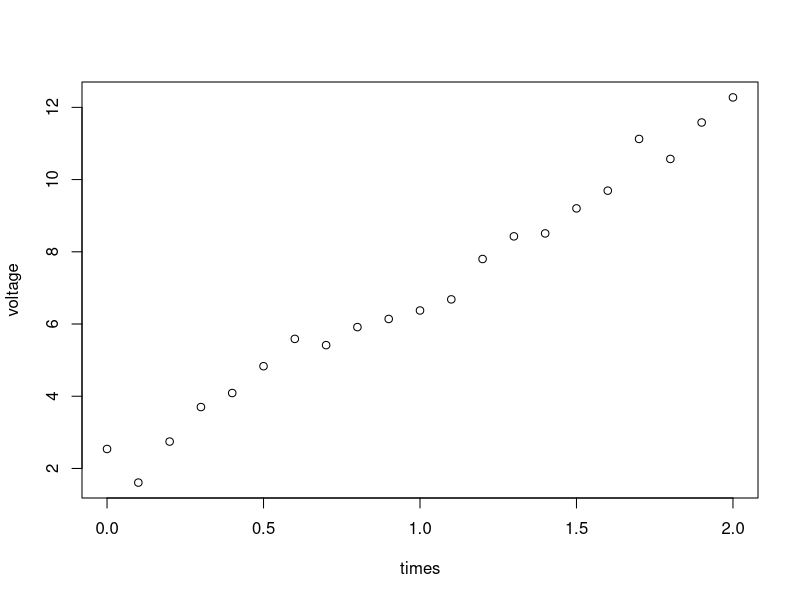
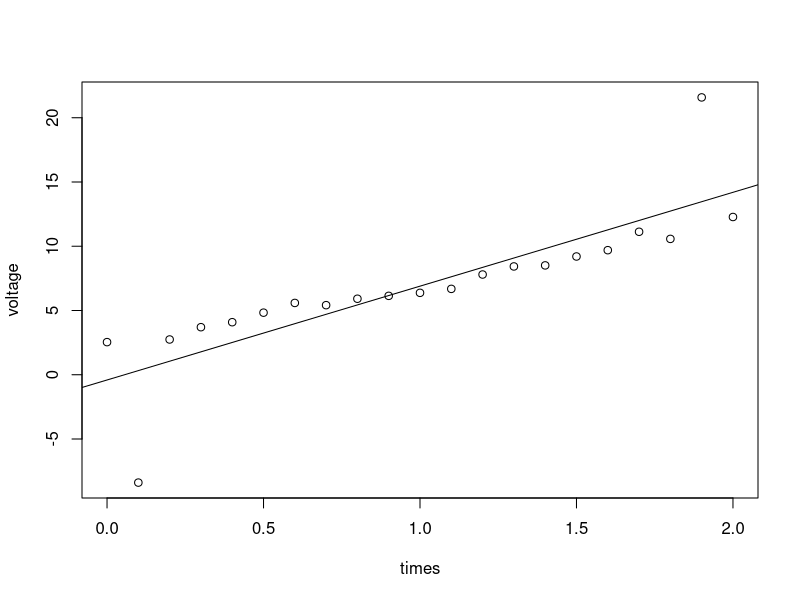
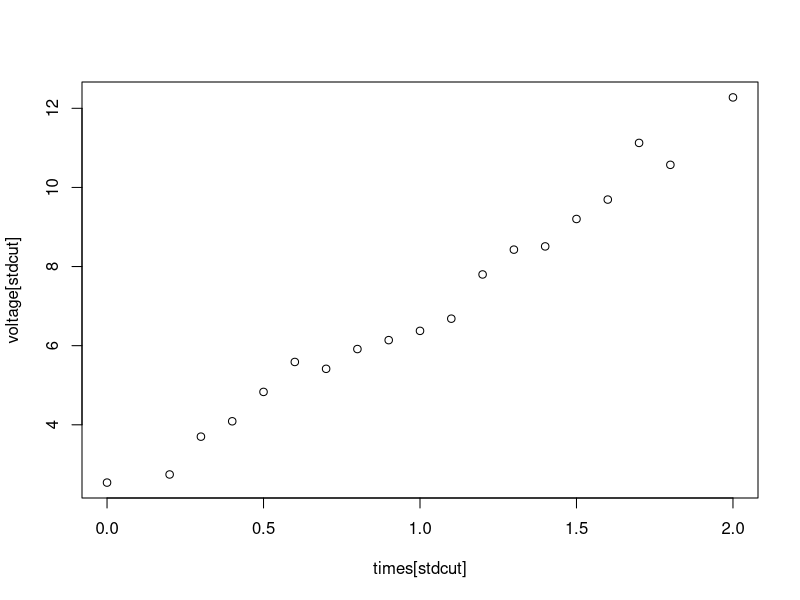
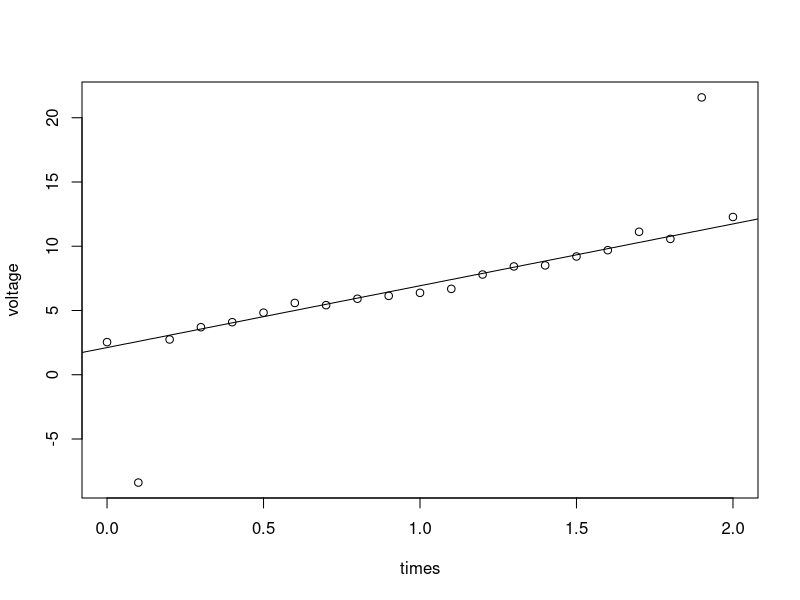

Recreate these plots in R, in order.
# One of the most powerful tools in R is the ability to make logical cuts on data.

# Working directory

setwd( "C:/Users/wscar/Downloads/Files for distribution/Files for distribution" ) # Change for your computer and analysis directory

# First a very quick lesson in logic in R

a <- 1
a > 0
a < 0

b <- 2
a > 0 & b > 0 # the AND operator
a > 1.5 & b > 1.5 # the AND operator again
a > 1.5 | b > 1.5 # the OR operator
!(a > 1.5) # the NOT operator

# Let's start with some "data"

times <- seq( from = 0, to = 2, by = 0.1 )
times
voltage <- times * 5 + 2
voltage <- voltage + rnorm( length( voltage ), sd = 0.5 )
plot( times, voltage )

# And now let's add in some wacko data

voltage[2] <- voltage[2] - 10
voltage[20] <- voltage[20] + 10
plot( times, voltage )

# and fit a straight line to the data including the wacko points, see "Fitting Straight Lines.R"

ls.fit <- lsfit( times, voltage )
abline( ls.fit )

# That's not a good fit to the bulk of the data because of the wacko points

voltage < 15

# You will notice that this is a TRUE/FALSE array equal in length to voltage.  Only one point, the upper
# wacko point, is false

voltage > -5 & voltage < 15

# This is FALSE for both points.  I like to call this array the standard cut, stdcut for short, array

stdcut <- voltage > -5 & voltage < 15

times[stdcut]
voltage[stdcut]

# If you look closely at these two arrays they do not contain the two wacko points
# Or you can plot it to check

plot( times[stdcut], voltage[stdcut] )

# Of course it is better to show the wacko points and then discuss why you cut them

plot( times, voltage ) # plot all of the data
ls.fit <- lsfit( times[stdcut], voltage[stdcut] ) # fit to only the "good" data
abline( ls.fit )

